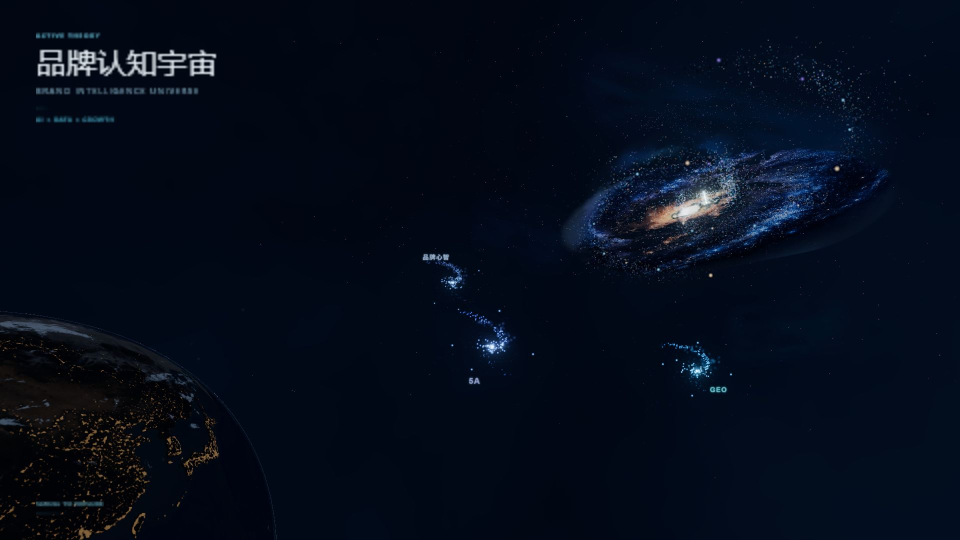
#> input picture tools/blender/h1/assets/hero-base-v1-no-galaxy.jpg, 1920 x 1080 px (shown at 1/2 size)
$ python galaxy_v6_arm_scaffold.py --target ../blender/h1/assets/hero-base-v1-no-galaxy.jpg --output out.png
#> lines starting #> are read from the running program, lines starting #| are printed output that depends on the picture
#!/usr/bin/env python3
"""Generate the V6 two-arm low-frequency structural scaffold debug gate."""

from __future__ import annotations

import argparse
import math
import time
from pathlib import Path

import numpy as np
from PIL import Image, ImageFilter


OUTPUT_SIZE = (1600, 900)


def smoothstep(low: float, high: float, values: np.ndarray) -> np.ndarray:
    t = np.clip((values - low) / max(high - low, 1e-6), 0.0, 1.0)
    return t * t * (3.0 - 2.0 * t)


def blur(values: np.ndarray, radius: float) -> np.ndarray:
    image = Image.fromarray(np.uint8(np.clip(values, 0.0, 1.0) * 255), "L")
    return np.asarray(image.filter(ImageFilter.GaussianBlur(radius)), dtype=np.float32) / 255.0


def cover_crop(image: Image.Image, size: tuple[int, int]) -> Image.Image:
    scale = max(size[0] / image.width, size[1] / image.height)
    resized = image.resize(
        (round(image.width * scale), round(image.height * scale)),
        Image.Resampling.LANCZOS,
    )
    left = (resized.width - size[0]) // 2
    top = (resized.height - size[1]) // 2
    return resized.crop((left, top, left + size[0], top + size[1]))


def find_core(target_path: Path) -> tuple[float, float]:
    rgb = np.asarray(cover_crop(Image.open(target_path).convert("RGB"), OUTPUT_SIZE), dtype=np.float32) / 255.0
    luma = 0.2126 * rgb[..., 0] + 0.7152 * rgb[..., 1] + 0.0722 * rgb[..., 2]
    height, width = luma.shape
    yy, xx = np.indices((height, width), dtype=np.float32)
    search = np.zeros_like(luma)
    search[220:650, 560:1180] = 1.0
    weight = np.power(np.clip(luma * search, 0.0, 1.0), 7.0)
    total = max(float(weight.sum()), 1e-6)
    return float((xx * weight).sum() / total), float((yy * weight).sum() / total)


def wrapped_angle(values: np.ndarray) -> np.ndarray:
    return np.arctan2(np.sin(values), np.cos(values))


def modulation(radius: np.ndarray, gaps: tuple[tuple[float, float, float], ...], peaks: tuple[tuple[float, float, float], ...]) -> np.ndarray:
    result = np.ones_like(radius)
    for center, width, depth in gaps:
        result *= 1.0 - depth * np.exp(-0.5 * ((radius - center) / width) ** 2)
    for center, width, lift in peaks:
        result += lift * np.exp(-0.5 * ((radius - center) / width) ** 2)
    return np.clip(result, 0.08, 1.35)


def arm_field(
    radius: np.ndarray,
    theta: np.ndarray,
    *,
    pitch: float,
    phase: float,
    width: float,
    gaps: tuple[tuple[float, float, float], ...],
    peaks: tuple[tuple[float, float, float], ...],
    branch_offset: float,
    branch_window: tuple[float, float],
) -> np.ndarray:
    center_phase = theta - pitch * np.log(radius + 0.105) - phase
    distance = np.abs(wrapped_angle(center_phase))
    center_path = np.exp(-0.5 * (distance / (width * 0.42)) ** 2)
    main_body = np.exp(-0.5 * (distance / width) ** 2)
    outer_falloff = np.exp(-0.5 * (distance / (width * 1.65)) ** 2)
    ribbon = center_path * 0.24 + main_body * 0.58 + outer_falloff * 0.18
    ribbon *= modulation(radius, gaps, peaks)

    branch_distance = np.abs(wrapped_angle(center_phase - branch_offset))
    branch = np.exp(-0.5 * (branch_distance / (width * 0.72)) ** 2)
    branch *= smoothstep(branch_window[0] - 0.055, branch_window[0], radius)
    branch *= 1.0 - smoothstep(branch_window[1], branch_window[1] + 0.075, radius)
    ribbon += branch * 0.22

    radial_fade = smoothstep(0.105, 0.20, radius) * (1.0 - smoothstep(0.82, 1.03, radius))
    return np.clip(ribbon * radial_fade, 0.0, 1.0)


def build_scaffold(target_path: Path) -> tuple[Image.Image, dict[str, float]]:
    core_x, core_y = find_core(target_path)
#> in cover_crop, `scale = max(size[0] / image.width, size[1] / image.height)`: scale = 0.833
#> in find_core, `weight = np.power(np.clip(luma * search, 0.0, 1.0), 7.0)`:
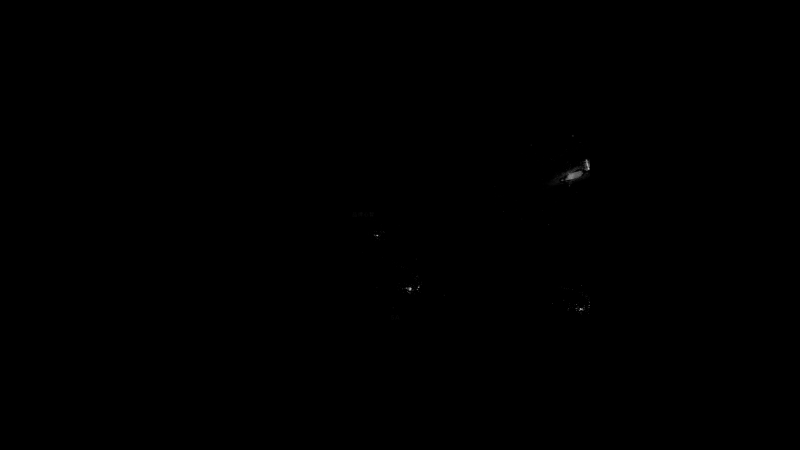
#> weight: shape (900, 1600) float32 (shown at 1/2 size); min 0, max 0.884, mean 0.000299
#> in find_core, `total = max(float(weight.sum()), 1e-6)`: total = 430.7
    height, width = OUTPUT_SIZE[1], OUTPUT_SIZE[0]
    yy, xx = np.indices((height, width), dtype=np.float32)
    angle = math.radians(-13.0)
    dx = xx - core_x
    dy = yy - core_y
    xr = dx * math.cos(angle) + dy * math.sin(angle)
    yr = -dx * math.sin(angle) + dy * math.cos(angle)
    radius = np.sqrt((xr / 710.0) ** 2 + (yr / 390.0) ** 2)
    theta = np.arctan2(yr / 390.0, xr / 710.0)

    arm_a = arm_field(
        radius,
        theta,
        pitch=1.34,
        phase=2.18,
        width=0.205,
        gaps=((0.34, 0.030, 0.64), (0.58, 0.042, 0.48), (0.79, 0.035, 0.68)),
        peaks=((0.25, 0.060, 0.20), (0.46, 0.070, 0.28), (0.70, 0.065, 0.24), (0.88, 0.050, 0.18)),
        branch_offset=0.24,
        branch_window=(0.50, 0.76),
    )
    arm_b = arm_field(
        radius,
        theta,
        pitch=1.27,
        phase=2.18 + math.radians(174.0),
        width=0.225,
        gaps=((0.29, 0.026, 0.52), (0.51, 0.040, 0.70), (0.73, 0.034, 0.44), (0.90, 0.025, 0.62)),
        peaks=((0.22, 0.055, 0.18), (0.41, 0.060, 0.24), (0.64, 0.075, 0.30), (0.84, 0.055, 0.16)),
        branch_offset=-0.27,
        branch_window=(0.38, 0.61),
    )

    # A very low-amplitude deterministic field breaks uniformity without
    # changing either arm's low-frequency silhouette.
    rng = np.random.default_rng(6001)
    noise = blur(rng.random((height, width), dtype=np.float32), 34.0)
    noise = 0.80 + 0.34 * smoothstep(0.46, 0.54, noise)
    arm_a *= noise
    arm_b *= np.roll(noise, 83, axis=1) * 0.94

    rgb = np.zeros((height, width, 3), dtype=np.float32)
    rgb += arm_a[..., None] * np.array([0.73, 0.83, 0.92], dtype=np.float32) * 0.92
    rgb += arm_b[..., None] * np.array([0.58, 0.72, 0.86], dtype=np.float32) * 0.84
    nucleus = np.exp(-(((xx - core_x) / 12.0) ** 2 + ((yy - core_y) / 8.0) ** 2))
    bulge = np.exp(-(((xx - core_x) / 58.0) ** 2 + ((yy - core_y) / 34.0) ** 2))
    rgb += bulge[..., None] * np.array([0.23, 0.25, 0.26], dtype=np.float32)
    rgb += nucleus[..., None] * np.array([0.95, 0.86, 0.68], dtype=np.float32)
    rgb = np.clip(rgb, 0.0, 1.0)
    image = Image.fromarray(np.uint8(rgb * 255), "RGB")
    return image, {
        "core_x": core_x,
        "core_y": core_y,
        "arm_a_pitch": 1.34,
        "arm_b_pitch": 1.27,
        "phase_separation_degrees": 174.0,
    }


def main() -> int:
    parser = argparse.ArgumentParser(description=__doc__)
    parser.add_argument("--target", type=Path, required=True)
    parser.add_argument("--output", type=Path, required=True)
    args = parser.parse_args()
    started = time.perf_counter()
    image, diagnostics = build_scaffold(args.target)
#> in build_scaffold, `core_x, core_y = find_core(target_path)`: core_x = 1096.7; core_y = 400.3
#> after the loop in modulation, `for center, width, lift in peaks:`:
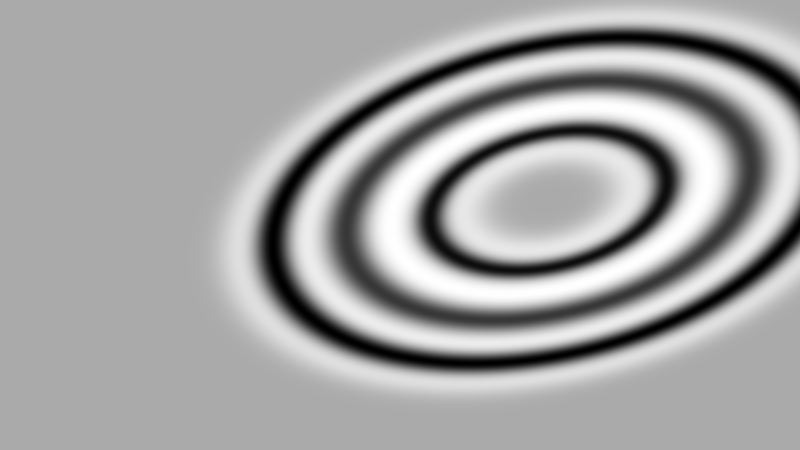
#> result: shape (900, 1600) float32 (shown at 1/2 size); min 0.447, max 1.27, mean 0.983; drawn with min black and max white
#> in arm_field, `branch *= smoothstep(branch_window[0] - 0.055, branch_window[0], radius)`:
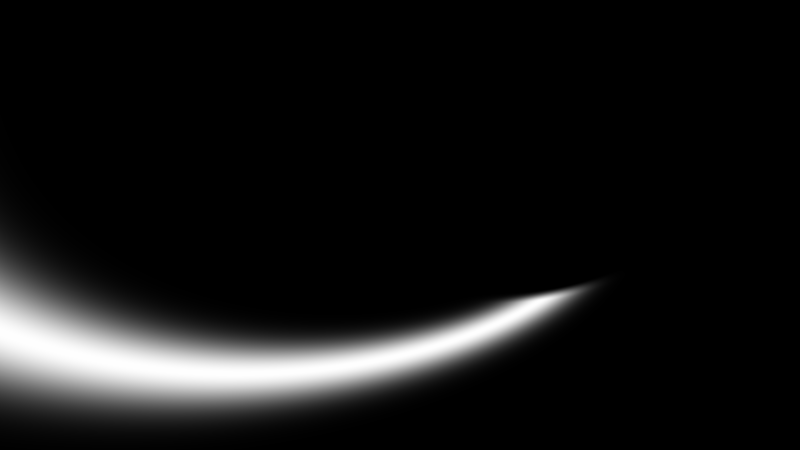
#> branch: shape (900, 1600) float32 (shown at 1/2 size); min 0, max 1, mean 0.0833
#> in arm_field, `ribbon += branch * 0.22`:
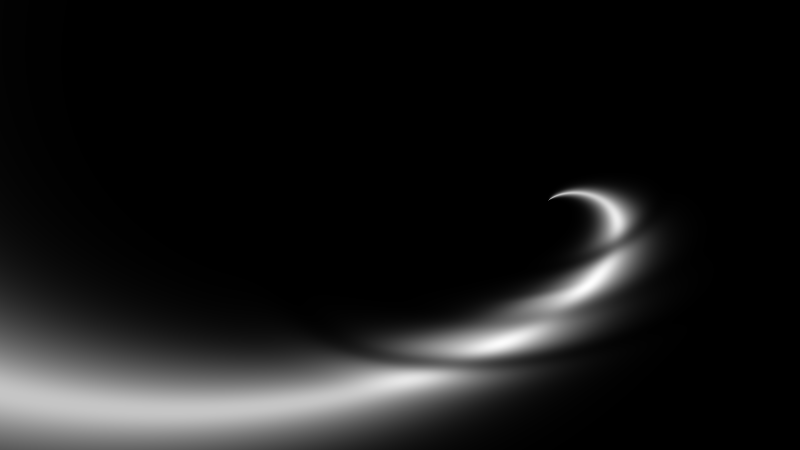
#> ribbon: shape (900, 1600) float32 (shown at 1/2 size); min 1.5e-20, max 1.29, mean 0.125; drawn with min black and max white
#> call 2 of arm_field, with pitch = 1.27, phase = 5.22, width = 0.225, branch_offset = -0.27, branch_window = (0.38, 0.61)
#> in wrapped_angle (call 3), `return np.arctan2(np.sin(values), np.cos(values))`:
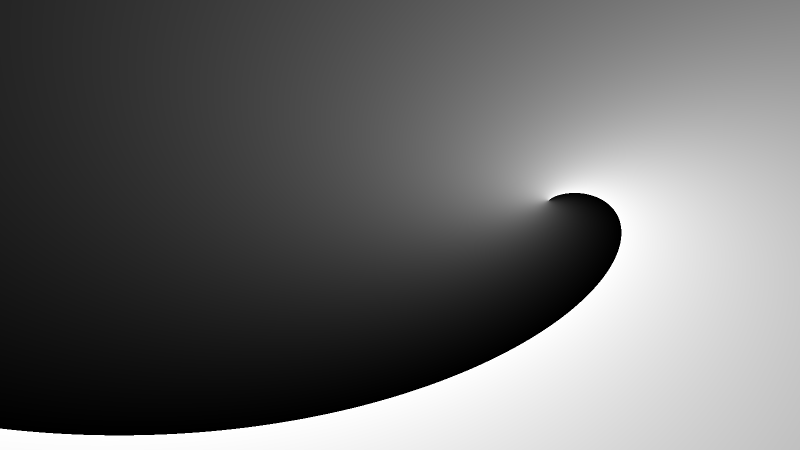
#> returned value: shape (900, 1600) float32 (shown at 1/2 size); min -3.14, max 3.14, mean -0.533; drawn with min black and max white
#> in arm_field (call 2), `distance = np.abs(wrapped_angle(center_phase))`:
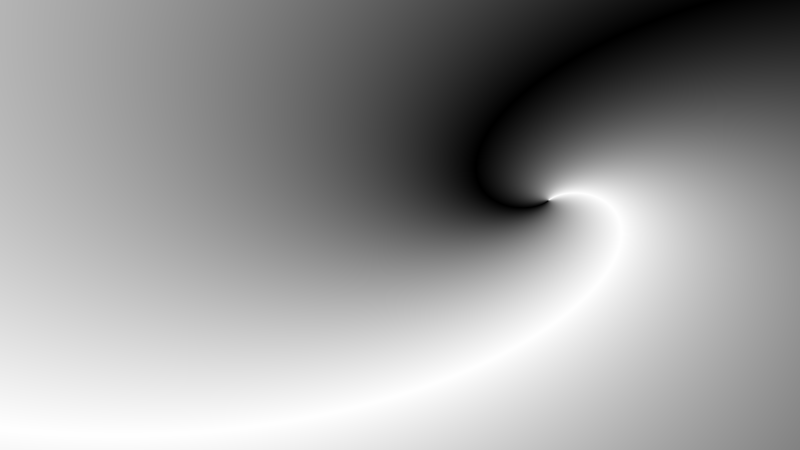
#> distance: shape (900, 1600) float32 (shown at 1/2 size); min 1.26e-06, max 3.14, mean 1.88; drawn with min black and max white
#> in arm_field (call 2), `outer_falloff = np.exp(-0.5 * (distance / (width * 1.65)) ** 2)`:
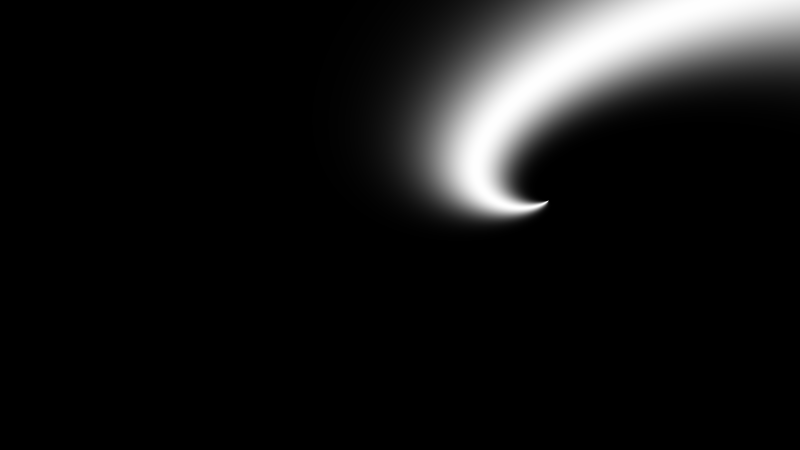
#> outer_falloff: shape (900, 1600) float32 (shown at 1/2 size); min 2.82e-16, max 1, mean 0.0881
#> diagnostics = {'core_x': 1096.7, 'core_y': 400.3, 'arm_a_pitch': 1.34, 'arm_b_pitch': 1.27, 'phase_separation_degrees': 174}
    args.output.parent.mkdir(parents=True, exist_ok=True)
    image.save(args.output, "PNG", optimize=True)
    print(f"generation_seconds={time.perf_counter() - started:.3f}")
    for key, value in diagnostics.items():
        print(f"{key}={value:.4f}")
#> this loop made 5 passes
#> (key, value) on passes 1 to 5: ('core_x', 1096.7), ('core_y', 400.3), ('arm_a_pitch', 1.34), ('arm_b_pitch', 1.27), ('phase_separation_degrees', 174)
#| core_x=1096.7353
#| core_y=400.2721
#| arm_a_pitch=1.3400
#| arm_b_pitch=1.2700
#| phase_separation_degrees=174.0000
    print(f"output={args.output.resolve()}")
    return 0


if __name__ == "__main__":
    raise SystemExit(main())
#> (the program exits here)
